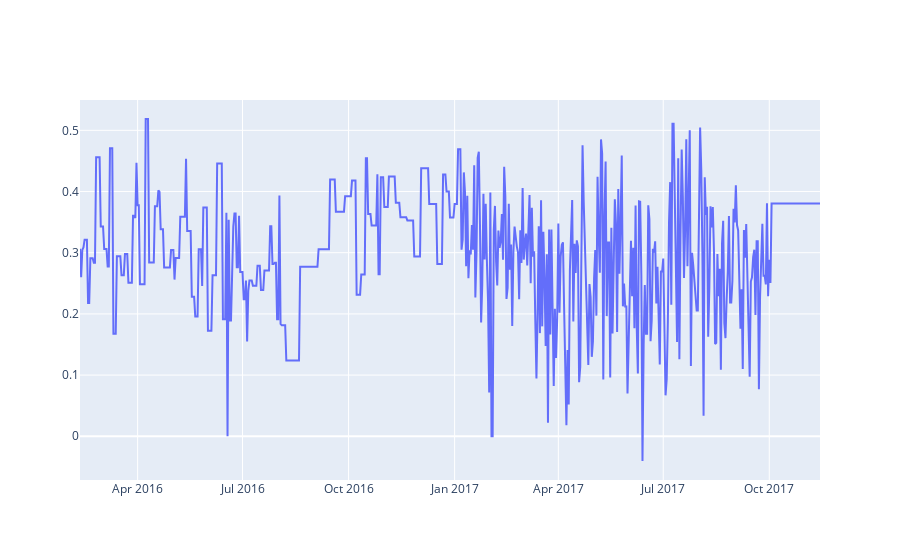

The cell this chart's notebook holds for it:
### Markdown cell above
#### Plot line graph base on `Weighted Price`

### Code cell
btc_trace = go.Scatter(x=data['stamp'], y=data['sentiment'], name= 'Sentiment')
py.iplot([btc_trace])

### Figure 1 — Plotly figure (JSON) as saved in the notebook; plotly's stock layout.template omitted (floating-point values rounded to 4 significant figures; data arrays with more than 128 entries replaced by an {"elided": "..."} marker saying what was removed)
{"data": [{"name": "Sentiment", "type": "scatter", "x": {"elided": "643 str values"}, "y": {"elided": "643 float values"}}], "layout": {}}
